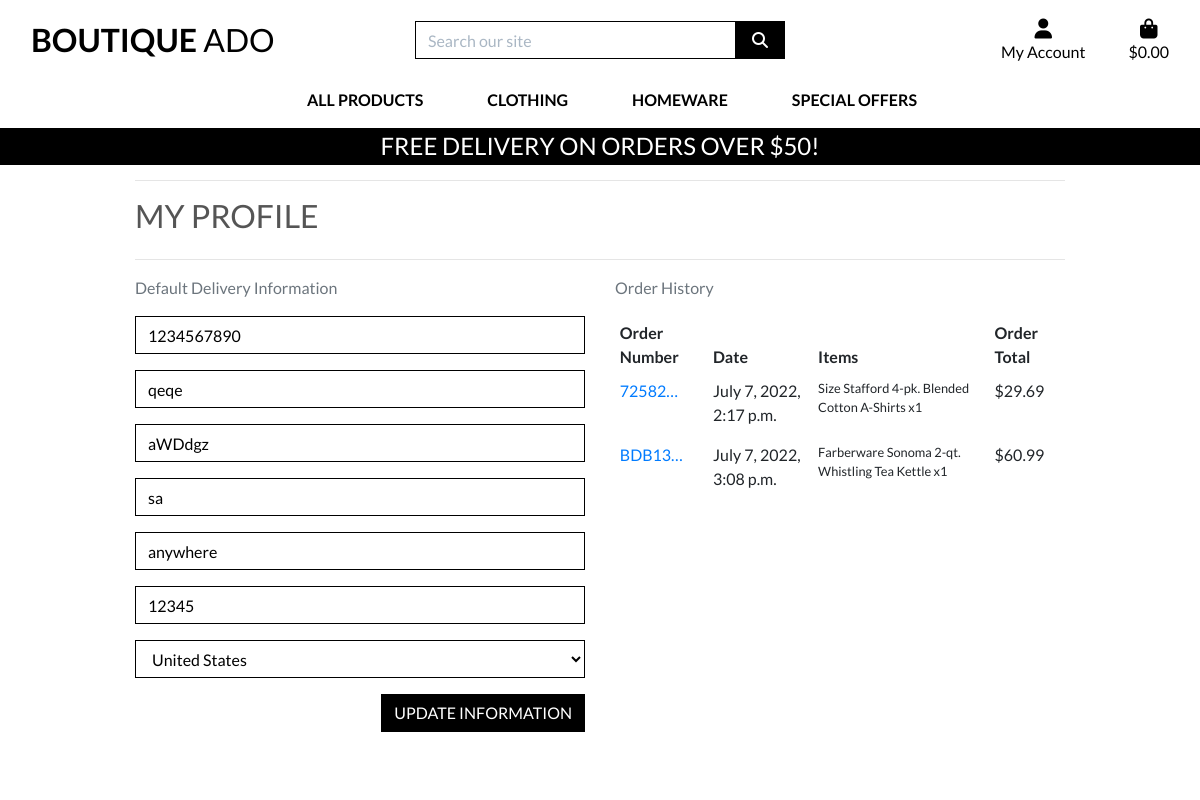
The page /profile/ (signed in) on the database as committed earlier.
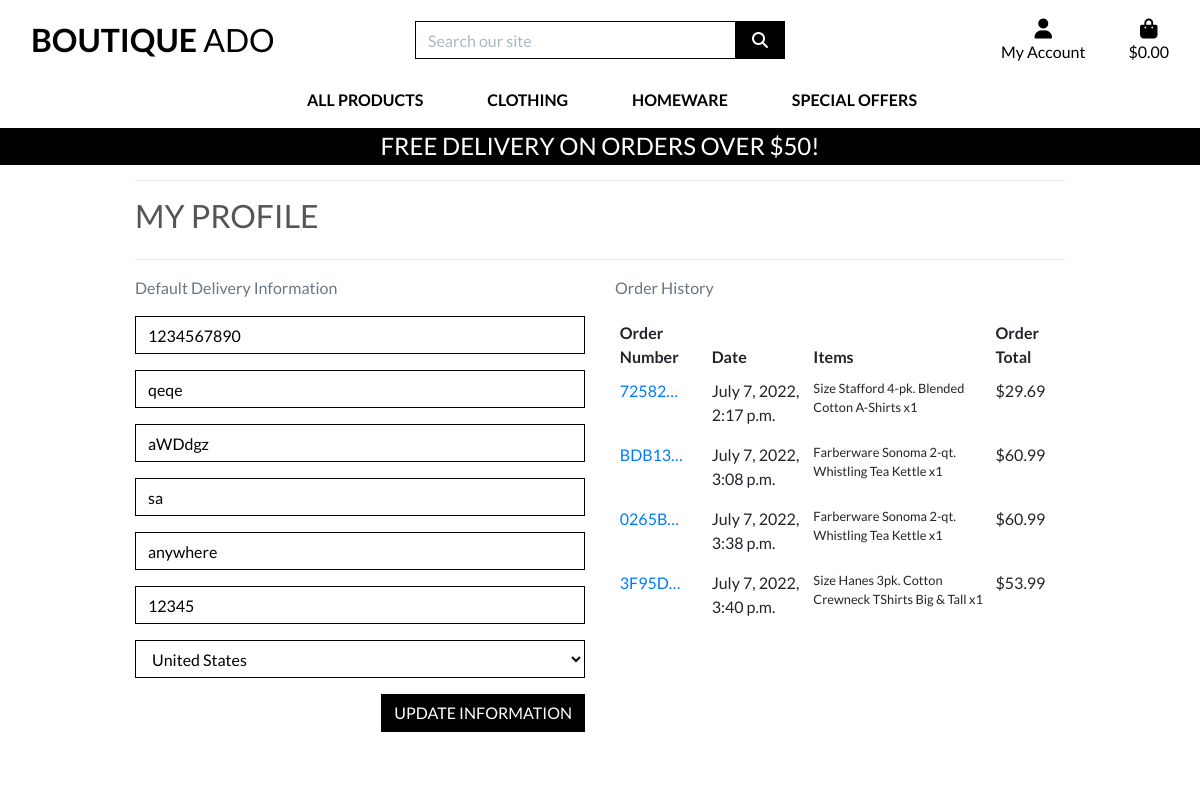
The same page on the database as committed later.
### profiles/models.py (models this page shows, shortened)
class UserProfile(models.Model):
    user = models.OneToOneField(User, on_delete=models.CASCADE)
    default_phone_number = models.CharField(max_length=20,
                                            null=True, blank=True)
    default_street_address1 = models.CharField(max_length=80,
                                               null=True, blank=True)
    default_street_address2 = models.CharField(max_length=80,
                                               null=True, blank=True)
    default_town_or_city = models.CharField(max_length=40,
                                            null=True, blank=True)
    default_county = models.CharField(max_length=80, null=True, blank=True)
    default_postcode = models.CharField(max_length=20,
                                        null=True, blank=True)
    default_country = CountryField(blank_label='Country',
                                   null=True, blank=True)

### checkout/models.py (models this page shows, shortened)
class Order(models.Model):
    order_number = models.CharField(max_length=32, null=False, editable=False)
    user_profile = models.ForeignKey(UserProfile, on_delete=models.SET_NULL,
                                     null=True, blank=True, related_name='orders')
    full_name = models.CharField(max_length=50, null=False, blank=False)
    email = models.EmailField(max_length=254, null=False, blank=False)
    phone_number = models.CharField(max_length=20, null=False, blank=False)
    country = CountryField(blank_label='Country *', null=False, blank=False)
    postcode = models.CharField(max_length=20, null=True, blank=True)
    town_or_city = models.CharField(max_length=40, null=False, blank=False)
    street_address1 = models.CharField(max_length=80, null=False, blank=False)
    street_address2 = models.CharField(max_length=80, null=True, blank=True)
    county = models.CharField(max_length=80, null=True, blank=True)
    date = models.DateTimeField(auto_now_add=True)
    delivery_cost = models.DecimalField(max_digits=6, decimal_places=2,
                                        null=False, default=0)
    order_total = models.DecimalField(max_digits=10, decimal_places=2,
                                      null=False, default=0)
    grand_total = models.DecimalField(max_digits=10, decimal_places=2,
                                      null=False, default=0)
    original_bag = models.TextField(null=False, blank=False, default='')
    stripe_pid = models.CharField(max_length=254, null=False,
                                  blank=False, default='')

class OrderLineItem(models.Model):
    order = models.ForeignKey(Order, null=False, blank=False,
                                on_delete=models.CASCADE, related_name='lineitems')
    product = models.ForeignKey(Product, null=False, blank=False,
                                on_delete=models.CASCADE)
    product_size = models.CharField(max_length=2, null=True,
                                     blank=True)  # XS, S, M, L, XL
    quantity = models.IntegerField(null=False, blank=False, default=0)
    lineitem_total = models.DecimalField(max_digits=6, decimal_places=2, null=False,
                                         blank=False, editable=False)

### products/models.py (models this page shows, shortened)
class Product(models.Model):
    category = models.ForeignKey('Category', null=True, blank=True, on_delete=models.SET_NULL)
    sku = models.CharField(max_length=254, null=True, blank=True)
    name = models.CharField(max_length=254)
    description = models.TextField()
    has_sizes = models.BooleanField(default=False, null=True, blank=True)
    price = models.DecimalField(max_digits=6, decimal_places=2)
    rating = models.DecimalField(max_digits=6, decimal_places=2, null=True, blank=True)
    image_url = models.URLField(max_length=1024, null=True, blank=True)
    image = models.ImageField(null=True, blank=True)

### profiles/views.py (the view)
# urls.py: path('profile/', include('profiles.urls')),
def profile(request):
    profile = get_object_or_404(UserProfile, user=request.user)
    if request.method == 'POST':
        form = UserProfileForm(request.POST, instance=profile)
        if form.is_valid():
            form.save()
            messages.success(request, 'Profile updated successfully')
    form = UserProfileForm(instance=profile)
    orders = profile.orders.all()
    template = 'profiles/profile.html'
    context = {
        'form': form,
        'orders': orders,
        'on_profile_page': True
    }
    return render(request, template, context)

### profiles/forms.py
class UserProfileForm(forms.ModelForm):
    class Meta:
        model = UserProfile
        exclude = ('user',)
    def __init__(self, *args, **kwargs):
        super().__init__(*args, **kwargs)
        placeholders = {
            'default_phone_number': 'Phone Number',
            'default_postcode': 'Postal Code',
            'default_town_or_city': 'Town or City',
            'default_street_address1': 'Street Address 1',
            'default_street_address2': 'Street Address 2',
            'default_county': 'County, State or Locality',
        }
        self.fields['default_phone_number'].widget.attrs['autofocus'] = True
        for field in self.fields:
            if field != 'default_country':
                if self.fields[field].required:
                    placeholder = f'{placeholders[field]} *'
                else:
                    placeholder = placeholders[field]
                self.fields[field].widget.attrs['placeholder'] = placeholder
            self.fields[field].widget.attrs['class'] = 'border-black rounded-0 profile-form-input'
            self.fields[field].label = False

### bag/contexts.py (called while the page is built, shortened)
def bag_contents(request):
    bag_items = []
    total = 0
    product_count = 0
    bag = request.session.get('bag', {})
    if total < settings.FREE_DELIVERY_THRESHOLD:
        delivery = total * Decimal(settings.STANDARD_DELIVERY_PERCENTAGE / 100)
        free_delivery_delta = settings.FREE_DELIVERY_THRESHOLD - total
    else:
        delivery = 0
        free_delivery_delta = 0
    grand_total = delivery + total
    context = {
        'bag_items': bag_items,
        'total': total,
        'product_count': product_count,
        'delivery': delivery,
        'free_delivery_delta': free_delivery_delta,
        'free_delivery_threshold': settings.FREE_DELIVERY_THRESHOLD,
        'grand_total': grand_total,
    }
    return context

### profiles/templates/profiles/profile.html (shortened to what this page needs)
{% extends "base.html" %}
{% load static %}
{% block extra_css %}
    <link rel="stylesheet" href="{% static 'profiles/css/profile.css' %}">
{% endblock %}
{% block page_header %}
    <div class="container header-container">
    </div>
{% endblock %}
{% block content %}
    <div class="overlay"></div>
    <div class="container">
        <div class="row">
            <div class="col">
                <hr>
                <h2 class="logo-font mb-4">My Profile</h2>
                <hr>
            </div>
        </div>
        <div class="row">
            <div class="col-12 col-lg-6">
                <p class="text-muted">Default Delivery Information</p>
                <form class="mt-3" action="{% url 'profile' %}" method="POST" id="profile-update-form">
                    {{ form|crispy }}
                    <button class="btn btn-black rounded-0 text-uppercase float-right">Update Information</button>
                </form>
            </div>
            <div class="col-12 col-lg-6">
                <p class="text-muted">Order History</p>
                <div class="order-history table-responsive">
                    <table class="table table-sm table-borderless">
                        <thead>
                            <tr>
                                <th>Order Number</th>
                                <th>Date</th>
                                <th>Items</th>
                                <th>Order Total</th>
                            </tr>
                        </thead>
                        <tbody>
                            {% for order in orders %}
                                <tr>
                                    <td>
                                        <a href="{% url 'order_history' order.order_number %}"
                                        title="{{ order.order_number }}">
                                            {{ order.order_number|truncatechars:6 }}
                                        </a>
                                    </td>
                                    <td>{{ order.date }}</td>
                                    <td>
                                        <ul class="list-unstyled">
                                            {% for item in order.lineitems.all %}
                                                <li class="small">
                                                    {% if item.product.has_sizes %}
                                                        Size {{ item.product.size|upper }}
                                                    {% endif %}{{ item.product.name }} x{{ item.quantity }}
                                                </li>
                                            {% endfor %}
                                        </ul>
                                    </td>
                                    <td>${{ order.grand_total }}</td>
                                </tr>
                            {% endfor %}
                        </tbody>
                    </table>
                </div>
            </div>
        </div>
{% endblock %}

### templates/base.html (shortened to what this page needs)
{% load static %}
<!doctype html>
<html lang="en">
  <head>
    {% block corecss %}
        <link rel="stylesheet" href="https://stackpath.bootstrapcdn.com/bootstrap/4.4.1/css/bootstrap.min.css">
        <link rel="stylesheet" href="{% static 'css/base.css' %}">
    {% endblock %}
    {% block extra_css %}
    {% endblock %}
  </head>
  <body>
    <header class="container-fluid fixed-top">
        <div id="topnav" class="row bg-white pt-lg-2 d-none d-lg-flex">
            <div class="col-12 col-lg-4 my-auto py-1 py-lg-0 text-center text-lg-left">
                <a href="{% url 'home' %}" class="nav-link main-logo-link">
                    <h2 class="logo-font text-black my-0"><strong>Boutique</strong> Ado</h2>
                </a>
            </div>
            <div class="col-12 col-lg-4 my-auto py-1 py-lg-0">
                <form method="GET" action="{% url 'products' %}">
                    <div class="input-group w-100">
                        <input class="form-control border border-black rounded-0" type="text" name="q" placeholder="Search our site">
                        <div class="input-group-append">
                            <button class="form-control btn btn-black border border-black rounded-0" type="submit">
                                <span class="icon">
                                    <i class="fas fa-search"></i>
                                </span>
                            </button>
                        </div>
                    </div>
                </form>
            </div>
            <div class="col-12 col-lg-4 my-auto py-1 py-lg-0">
                <ul class="list-inline list-unstyled text-center text-lg-right my-0">
                    <li class="list-inline-item dropdown">
                        <a class="text-black nav-link" href="#" id="user-options" data-toggle="dropdown" aria-haspopup="true" aria-expanded="false">
                            <div class="text-center">
                                <div><i class="fas fa-user fa-lg"></i></div>
                                <p class="my-0">My Account</p>
                            </div>
                        </a>
                    </li>
                    <li class="list-inline-item">
                        <a class="{% if grand_total %}text-info font-weight-bold{% else %}text-black{% endif %} nav-link" href="{% url 'view_bag' %}">
                            <div class="text-center">
                                <div><i class="fas fa-shopping-bag fa-lg"></i></div>
                                <p class="my-0">
                                    {% if grand_total %}
                                        ${{ grand_total|floatformat:2 }}
                                    {% else %}
                                        $0.00
                                    {% endif %}
                                </p>
                            </div>
                        </a>
                    </li>
                </ul>
            </div>
        </div>
        <div class="row bg-white">
            <nav class="navbar navbar-expand-lg navbar-light w-100">
                {% include 'includes/main-nav.html' %}
            </nav>
        </div>
        <div id="delivery-banner" class="row text-center">
            <div class="col bg-black text-white">
                <h4 class="logo-font my-1">Free delivery on orders over ${{ free_delivery_threshold }}!</h4>
            </div>
        </div>
    </header>
    {% block page_header %}
    {% endblock %}
    {% block content %}
    {% endblock %}
  </body>
</html>

### templates/includes/main-nav.html (shortened to what this page needs)
<div class="collapse navbar-collapse" id="main-nav">
    <ul class="navbar-nav w-auto mx-auto">
        <li class="nav-item dropdown">
            <a class="logo-font font-weight-bold nav-link text-black mr-5" href="#" id="all-products-link" data-toggle="dropdown" aria-haspopup="true" aria-expanded="false">
                All Products
            </a>
        </li>
        <li class="nav-item dropdown">
            <a class="logo-font font-weight-bold nav-link text-black mr-5" href="#" id="clothing-link" data-toggle="dropdown" aria-haspopup="true" aria-expanded="false">
                Clothing
            </a>
        </li>
        <li class="nav-item dropdown">
            <a class="logo-font font-weight-bold nav-link text-black mr-5" href="#" id="homeware-link" data-toggle="dropdown" aria-haspopup="true" aria-expanded="false">
                Homeware
            </a>
        </li>
        <li class="nav-item dropdown">
            <a class="logo-font font-weight-bold nav-link text-black" href="#" id="specials-link" data-toggle="dropdown" aria-haspopup="true" aria-expanded="false">
                Special Offers
            </a>
        </li>
    </ul>
</div>

### static/css/base.css (style rules this page uses)
html { height: 100%; }
body { background: url('/media/homepage_background_cropped.jpg') no-repeat center center fixed; background-size: cover; height: calc(100vh - 164px); color: #555; font-family: 'Lato'; }
.icon { align-items: center; display: inline-flex; justify-content: center; height: 1.5rem; width: 1.5rem; }
.logo-font { text-transform: uppercase; }
.main-logo-link { width: fit-content; }
.btn-black { background: black; color: white; }
.text-black { color: #000 !important; }
.border-black { border: 1px solid black !important; }
.bg-black { background: #000 !important; }
.overlay { height: 100%; width: 100%; top: 0; left: 0; position: fixed; background: white; z-index: -1; }
input[name='q']::placeholder { color: #aab7c4; }
@media (min-width: 1200px) { .container { max-width: 80%; } }
@media (min-width: 992px) { .header-container { padding-top: 164px; } }

### profiles/static/profiles/css/profile.css (style rules this page uses)
.order-history { max-height: 419px; overflow-y: auto; }
#profile-update-form .form-control { color: #000; }
#profile-update-form input::placeholder { color: #aab7c4; }
#id_default_country, #id_default_country option:not(:first-child) { color: #000; }

Rows that differ between the two databases and show on the page:
added Order: order_number "0265B…", date "July 7, 2022, 3:38 p.m.", grand_total "60.99"
added OrderLineItem: product.name "Farberware Sonoma 2-qt. Whistling Tea Kettle", quantity "1", shown under "0265B…"
added Order: order_number "3F95D…", date "July 7, 2022, 3:40 p.m.", grand_total "53.99"
added OrderLineItem: product.name "Hanes 3pk. Cotton Crewneck TShirts Big & Tall", quantity "1", shown under "3F95D…"
